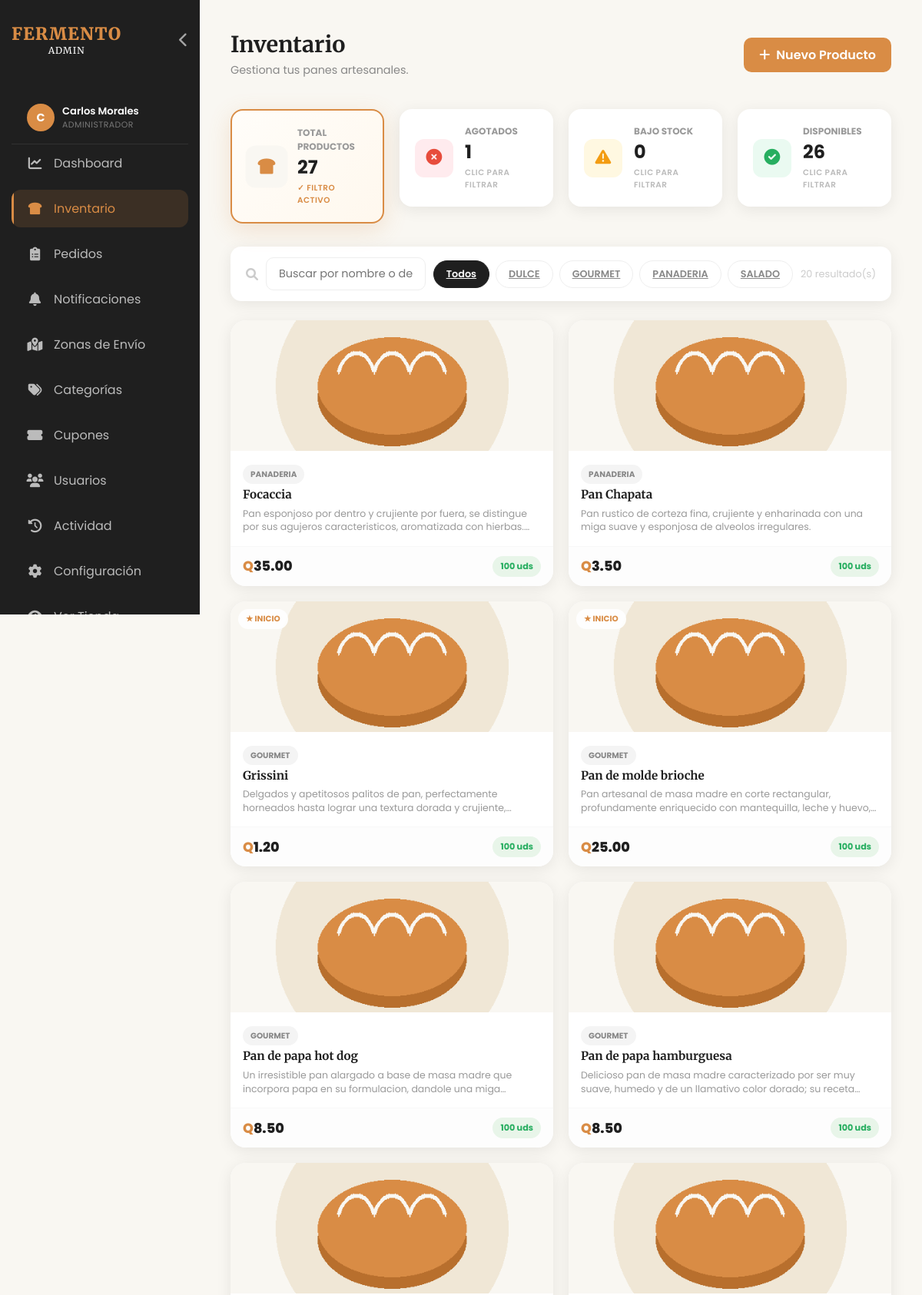
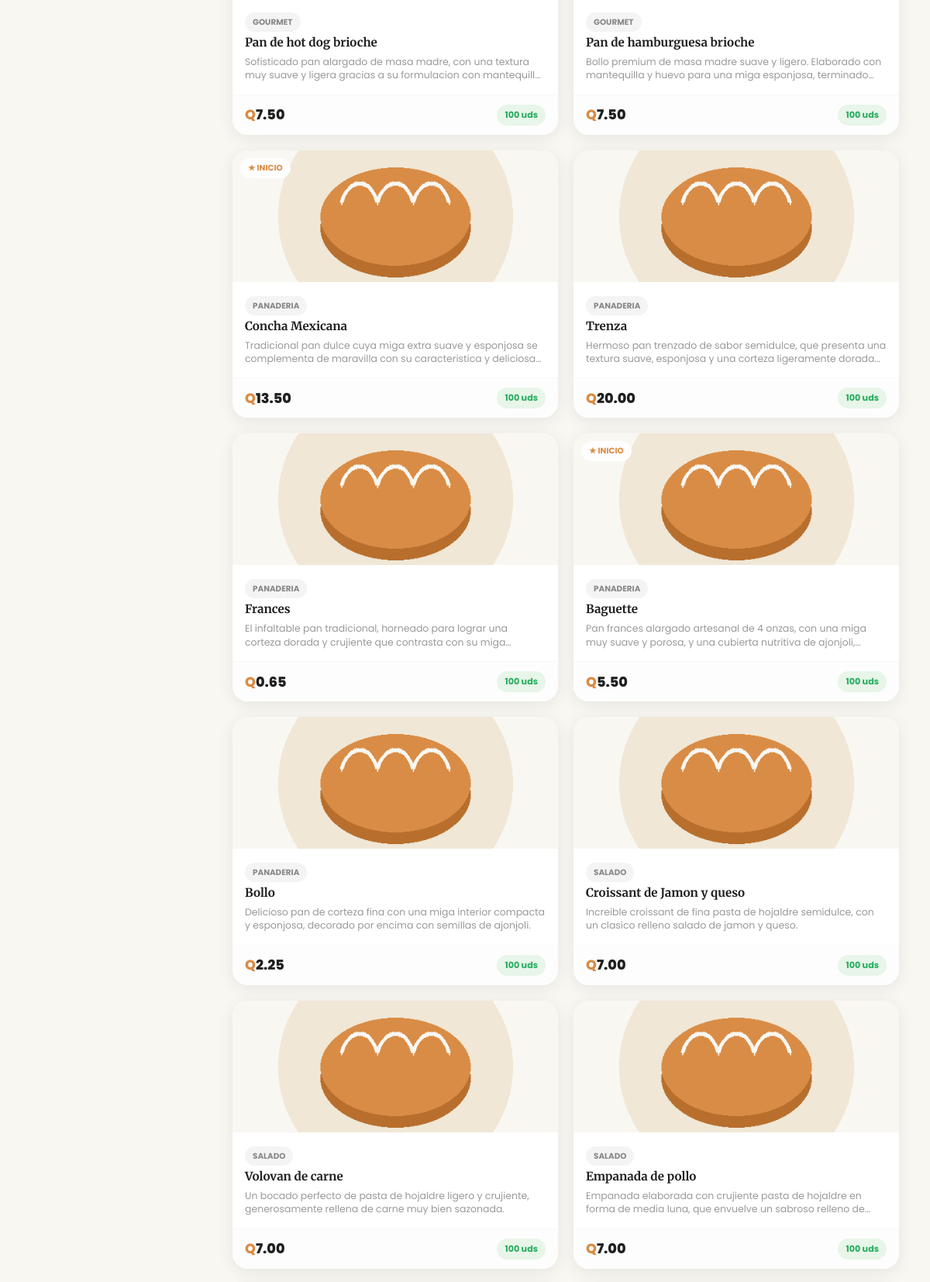
The page /admin/productos.php (signed in, upper part) on the database its author committed (2 pictures, top to bottom).
### tables this page shows
CREATE TABLE `productos` (
  `id`                  INT(11)       NOT NULL AUTO_INCREMENT,
  `nombre`              VARCHAR(100)  NOT NULL,
  `descripcion`         TEXT          DEFAULT NULL,
  `maridaje`            TEXT          DEFAULT NULL,
  `precio`              DECIMAL(10,2) NOT NULL,
  `categoria`           VARCHAR(50)   NOT NULL,
  `imagen`              VARCHAR(255)  DEFAULT 'default_pan.png',
  `destacado`           TINYINT(1)    DEFAULT 0,
  `fecha_creacion`      DATETIME      DEFAULT CURRENT_TIMESTAMP,
  `stock`               INT(11)       DEFAULT 0,
  `oferta`              TINYINT(1)    DEFAULT 0,
  `tiene_variantes`     TINYINT(1)    DEFAULT 0,
  `imagen_2`            VARCHAR(255)  DEFAULT NULL,
  `imagen_3`            VARCHAR(255)  DEFAULT NULL,
  `sku`                 VARCHAR(60)   DEFAULT NULL,
  `precio_distribuidor` DECIMAL(10,2) DEFAULT NULL,
  `minimo_compra`       INT(11)       DEFAULT 1 COMMENT 'Minimo de compra = tamano del lote de produccion (ver unidades_paquete)',
  `unidades_paquete`    INT(11)       DEFAULT NULL COMMENT 'Unidades por paquete fisico (informativo para el cliente)',
  PRIMARY KEY (`id`)
);

### admin/productos.php (the view, shortened to what this page needs)
<?php
require '../includes/config.php';
include 'includes/admin_header.php';
$search   = trim($_GET['buscar'] ?? '');
$catFilt  = $_GET['cat'] ?? 'todas';
$stockFilt = $_GET['stock_f'] ?? 'todos';
$params = [];
$where  = [];
$whereSQL = $where ? 'WHERE ' . implode(' AND ', $where) : '';
$perPage = 20;
$page    = max(1, (int)($_GET['pag'] ?? 1));
$offset  = ($page - 1) * $perPage;
$stmt = $pdo->prepare("SELECT * FROM productos $whereSQL ORDER BY id DESC LIMIT $perPage OFFSET $offset");
$stmt->execute($params);
$productos = $stmt->fetchAll(PDO::FETCH_ASSOC);
$totalP     = $pdo->query("SELECT COUNT(*) FROM productos")->fetchColumn();
$agotados   = $pdo->query("SELECT COUNT(*) FROM productos WHERE stock = 0")->fetchColumn();
$bajoStock  = $pdo->query("SELECT COUNT(*) FROM productos WHERE stock > 0 AND stock < 10")->fetchColumn();
$disponibles= $pdo->query("SELECT COUNT(*) FROM productos WHERE stock >= 10")->fetchColumn();
function kpiUrl($stock_f, $current) {
    $q = $_GET;
    unset($q['msg']);
    $q['stock_f'] = ($current === $stock_f) ? 'todos' : $stock_f;
    return '?' . http_build_query($q);
}
$cats = $pdo->query("SELECT DISTINCT categoria FROM productos ORDER BY categoria")->fetchAll(PDO::FETCH_COLUMN);
include 'includes/admin_nav.php';
?>
<div class="page-header">
    <div class="page-title">
        <h1>Inventario</h1>
        <p>Gestiona tus panes artesanales.</p>
    </div>
    <a href="agregar.php" class="btn-new">
        <i class="fas fa-plus"></i> Nuevo Producto
    </a>
</div>
<div class="kpi-grid" style="grid-template-columns: repeat(auto-fit, minmax(200px,1fr));">
    <a href="?cat=<?php echo urlencode($catFilt); ?>&buscar=<?php echo urlencode($search); ?>&stock_f=todos"
       style="text-decoration:none;color:inherit;">
        <div class="kpi-card <?php echo $stockFilt==='todos'?'filter-active':''; ?>" data-filter="todos">
            <div class="kpi-icon"><i class="fas fa-bread-slice"></i></div>
            <div class="kpi-info">
                <h3>Total Productos</h3>
                <p><?php echo $totalP; ?></p>
                <div class="kpi-filter-hint"><?php echo $stockFilt==='todos'?'✓ Filtro activo':'Clic para ver todos'; ?></div>
            </div>
        </div>
    </a>
    <a href="<?php echo kpiUrl('agotado', $stockFilt); ?>" style="text-decoration:none;color:inherit;">
        <div class="kpi-card <?php echo $stockFilt==='agotado'?'filter-active':''; ?>" data-filter="agotado">
            <div class="kpi-icon" style="color:#e74c3c;background:#ffebee;"><i class="fas fa-times-circle"></i></div>
            <div class="kpi-info">
                <h3>Agotados</h3>
                <p><?php echo $agotados; ?></p>
                <div class="kpi-filter-hint"><?php echo $stockFilt==='agotado'?'✓ Filtro activo':'Clic para filtrar'; ?></div>
            </div>
        </div>
    </a>
    <a href="<?php echo kpiUrl('bajo', $stockFilt); ?>" style="text-decoration:none;color:inherit;">
        <div class="kpi-card <?php echo $stockFilt==='bajo'?'filter-active':''; ?>" data-filter="bajo">
            <div class="kpi-icon" style="color:#f39c12;background:#fff8e1;"><i class="fas fa-exclamation-triangle"></i></div>
            <div class="kpi-info">
                <h3>Bajo Stock</h3>
                <p><?php echo $bajoStock; ?></p>
                <div class="kpi-filter-hint"><?php echo $stockFilt==='bajo'?'✓ Filtro activo':'Clic para filtrar'; ?></div>
            </div>
        </div>
    </a>
    <a href="<?php echo kpiUrl('disponible', $stockFilt); ?>" style="text-decoration:none;color:inherit;">
        <div class="kpi-card <?php echo $stockFilt==='disponible'?'filter-active':''; ?>" data-filter="disponible">
            <div class="kpi-icon" style="color:#27ae60;background:#eafaf1;"><i class="fas fa-check-circle"></i></div>
            <div class="kpi-info">
                <h3>Disponibles</h3>
                <p><?php echo $disponibles; ?></p>
                <div class="kpi-filter-hint"><?php echo $stockFilt==='disponible'?'✓ Filtro activo':'Clic para filtrar'; ?></div>
            </div>
        </div>
    </a>
</div>
<form method="GET" class="search-bar" id="filterForm">
    <i class="fas fa-search" style="color:#ccc;"></i>
    <input type="text" name="buscar" id="searchInput" value="<?php echo htmlspecialchars($search); ?>"
           class="search-input" placeholder="Buscar por nombre o descripción..."
           autocomplete="off">
    <div style="display:flex;gap:8px;flex-wrap:wrap;align-items:center;">
        <a href="?cat=todas&stock_f=<?php echo $stockFilt; ?>" class="cat-filter-btn <?php echo $catFilt==='todas'?'active':''; ?>">Todos</a>
        <?php foreach($cats as $c): ?>
        <a href="?cat=<?php echo urlencode($c); ?>&buscar=<?php echo urlencode($search); ?>&stock_f=<?php echo $stockFilt; ?>"
           class="cat-filter-btn <?php echo $catFilt===$c?'active':''; ?>"><?php echo $c; ?></a>
        <?php endforeach; ?>
    </div>
    <span id="resultsCount" style="color:#ccc;font-size:0.8rem;margin-left:auto;"><?php echo count($productos); ?> resultado(s)</span>
</form>
<?php if(empty($productos)): ?>
<div style="text-align:center;padding:80px;color:#ccc;">
    <i class="fas fa-inbox" style="font-size:3rem;display:block;margin-bottom:15px;"></i>
    No hay productos que coincidan con tu búsqueda.
</div>
<?php else: ?>
<div class="product-grid">
    <?php foreach($productos as $prod): ?>
    <div class="product-card">
        <div class="product-img-wrap">
            <img src="../assets/img/<?php echo htmlspecialchars($prod['imagen']); ?>" alt="<?php echo htmlspecialchars($prod['nombre']); ?>" onerror="this.onerror=null;this.src='../assets/img/default_pan.png';">
            <div class="prod-badge-overlay">
                <?php if($prod['destacado']): ?>
                    <span class="badge" style="background:rgba(255,255,255,.9);color:#d98c45;font-size:0.65rem;">★ INICIO</span>
                <?php endif; ?>
            </div>
        </div>
        <div class="product-body">
            <div style="margin-bottom:6px;">
                <span class="badge" style="background:#f4f4f4;color:#888;font-size:0.65rem;"><?php echo strtoupper($prod['categoria']); ?></span>
            </div>
            <h3><?php echo htmlspecialchars($prod['nombre']); ?></h3>
            <p class="prod-desc"><?php echo htmlspecialchars($prod['descripcion']); ?></p>
        </div>
        <div class="product-footer">
            <div class="product-price"><span>Q</span><?php echo number_format($prod['precio'],2); ?></div>
            <?php
                $s = (int)$prod['stock'];
                if($s <= 0) echo '<span class="badge badge-danger">AGOTADO</span>';
                elseif($s < 10) echo '<span class="badge badge-pending">⚠ '.$s.' uds</span>';
                else echo '<span class="badge badge-success">'.$s.' uds</span>';
            ?>
        </div>
    </div>
    <?php endforeach; ?>
</div>
<?php endif; ?>
<?php include 'includes/admin_footer.php'; ?>

### admin/assets/css/admin-new.css (style rules this page uses)
:root { --bg-cream: #F9F7F2; --text-black: #1F1F1F; --accent-toast: #D98C45; --accent-light: #F2D5B5; --sidebar-width: 260px; --white: #ffffff; --gray-light: #f4f4f4; --success: #27ae60; --warning: #f1c40f; --danger: #e74c3c; --shadow: 0 4px 20px rgba(0,0,0,0.08); }
* { box-sizing: border-box; margin: 0; padding: 0; }
body { font-family: 'Poppins', sans-serif; background-color: var(--bg-cream); color: var(--text-black); display: flex; min-height: 100vh; }
.page-header { margin-bottom: 40px; display: flex; justify-content: space-between; align-items: center; flex-wrap: wrap; gap: 20px; }
.page-title h1 { font-family: 'Merriweather', serif; font-size: 1.8rem; margin-bottom: 5px; }
.page-title p { color: #888; font-size: 0.9rem; }
.kpi-grid { display: grid; grid-template-columns: repeat(auto-fit, minmax(220px, 1fr)); gap: 20px; margin-bottom: 30px; }
.kpi-card { background: var(--white); padding: 20px; border-radius: 16px; display: flex; align-items: center; gap: 15px; box-shadow: var(--shadow); transition: transform 0.25s cubic-bezier(0.34, 1.56, 0.64, 1), box-shadow 0.25s ease; cursor: default; }
.kpi-icon { width: 50px; height: 50px; border-radius: 12px; background: var(--bg-cream); color: var(--accent-toast); display: flex; align-items: center; justify-content: center; font-size: 1.3rem; flex-shrink: 0; }
.kpi-info h3 { font-size: 0.75rem; text-transform: uppercase; color: #999; }
.kpi-info p { font-size: 1.5rem; font-weight: 700; }
.badge { padding: 5px 10px; border-radius: 50px; font-size: 0.7rem; font-weight: 700; white-space: nowrap; }
.badge-success { background: #e8f5e9; color: #27ae60; }
.btn-new { background: var(--accent-toast); color: white; padding: 10px 20px; border-radius: 10px; text-decoration: none; font-weight: 600; display: inline-flex; align-items: center; gap: 8px; border: none; cursor: pointer; transition: background 0.25s ease, transform 0.2s cubic-bezier(0.34, 1.56, 0.64, 1), box-shadow 0.25s ease; position: relative; overflow: hidden; }
.btn-new::after { content: ''; position: absolute; width: 120%; height: 120%; left: -10%; top: -10%; background: rgba(255,255,255,0.15); transform: scaleX(0); transform-origin: left; transition: transform 0.35s ease; border-radius: inherit; }
.badge-success { animation: pulseBadge 2.5s infinite; }
.kpi-icon { transition: transform 0.3s ease; }

### rows shown on the page
productos: imagen (placeholder picture), categoria "PANADERIA", nombre "Focaccia", descripcion "Pan esponjoso por dentro y crujiente por fuera, se distingue por sus agujeros caracteristicos, aromatizada con…", precio "35.00", stock "100"
productos: imagen (placeholder picture), categoria "PANADERIA", nombre "Pan Chapata", descripcion "Pan rustico de corteza fina, crujiente y enharinada con una miga suave y esponjosa de alveolos irregulares.", precio "3.50", stock "100"
productos: destacado "★ INICIO", categoria "GOURMET", nombre "Grissini", descripcion "Delgados y apetitosos palitos de pan, perfectamente horneados hasta lograr una textura dorada y…", precio "1.20", stock "100"
productos: destacado "★ INICIO", categoria "GOURMET", nombre "Pan de molde brioche", descripcion "Pan artesanal de masa madre en corte rectangular, profundamente enriquecido con mantequilla, leche y…", precio "25.00", stock "100"
productos: categoria "GOURMET", nombre "Pan de papa hot dog", descripcion "Un irresistible pan alargado a base de masa madre que incorpora papa en su formulacion, dandole una…", precio "8.50", stock "100"
productos: categoria "GOURMET", nombre "Pan de papa hamburguesa", descripcion "Delicioso pan de masa madre caracterizado por ser muy suave, humedo y de un llamativo color dorado; su…", precio "8.50", stock "100"
productos: categoria "GOURMET", nombre "Pan de hot dog brioche", descripcion "Sofisticado pan alargado de masa madre, con una textura muy suave y ligera gracias a su formulacion con…", precio "7.50", stock "100"
productos: categoria "GOURMET", nombre "Pan de hamburguesa brioche", descripcion "Bollo premium de masa madre suave y ligero. Elaborado con mantequilla y huevo para una miga esponjosa,…", precio "7.50", stock "100"
productos: destacado "★ INICIO", categoria "PANADERIA", nombre "Concha Mexicana", descripcion "Tradicional pan dulce cuya miga extra suave y esponjosa se complementa de maravilla con su caracteristica y…", precio "13.50", stock "100"
productos: categoria "PANADERIA", nombre "Trenza", descripcion "Hermoso pan trenzado de sabor semidulce, que presenta una textura suave, esponjosa y una corteza ligeramente…", precio "20.00", stock "100"
productos: categoria "PANADERIA", nombre "Frances", descripcion "El infaltable pan tradicional, horneado para lograr una corteza dorada y crujiente que contrasta con su…", precio "0.65", stock "100"
productos: destacado "★ INICIO", categoria "PANADERIA", nombre "Baguette", descripcion "Pan frances alargado artesanal de 4 onzas, con una miga muy suave y porosa, y una cubierta nutritiva de…", precio "5.50", stock "100"
productos: categoria "PANADERIA", nombre "Bollo", descripcion "Delicioso pan de corteza fina con una miga interior compacta y esponjosa, decorado por encima con semillas de ajonjoli.", precio "2.25", stock "100"
productos: categoria "SALADO", nombre "Croissant de Jamon y queso", descripcion "Increible croissant de fina pasta de hojaldre semidulce, con un clasico relleno salado de jamon y queso.", precio "7.00", stock "100"
productos: categoria "SALADO", nombre "Volovan de carne", descripcion "Un bocado perfecto de pasta de hojaldre ligero y crujiente, generosamente rellena de carne muy bien sazonada.", precio "7.00", stock "100"
productos: categoria "SALADO", nombre "Empanada de pollo", descripcion "Empanada elaborada con crujiente pasta de hojaldre en forma de media luna, que envuelve un sabroso relleno…", precio "7.00", stock "100"

### other values the page prints
substr($_SESSION['user_nombre'] ?? $_SESSION['nombre'] ?? 'A', 0, 1) "C"
$_SESSION['user_nombre'] "Carlos Morales"
$rolLabels[$_SESSION['user_rol'] ?? 'admin'] "ADMINISTRADOR"
$totalP "27"
$agotados "1"
$bajoStock "0"
$disponibles "26"
$c "DULCE"
$c "GOURMET"
$c "PANADERIA"
$c "SALADO"
count($productos) "20"
